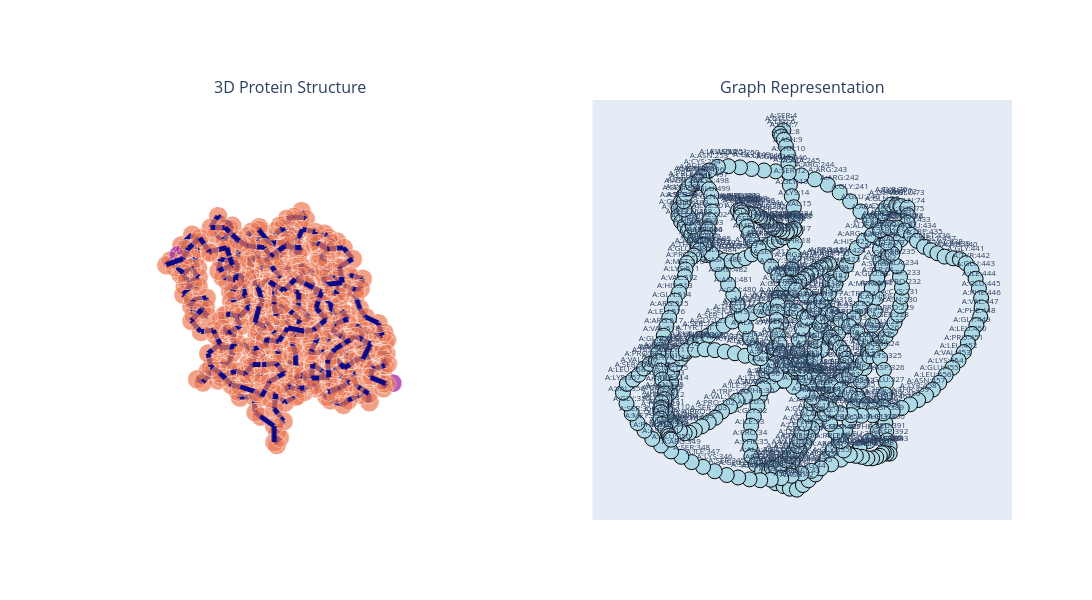

The cell this chart's notebook holds for it:
### Code cell
test_pdb_path = pdb_files_test[1]
true_label = pdb_id_to_integer_label[os.path.basename(test_pdb_path)[:-4]]
true_motion_type = [k for k, v in motion_type_to_integer.items() if v == true_label][0]
print(f"True motion type for {os.path.basename(test_pdb_path)}: {true_motion_type}")
display_pdb_graph_with_prediction(test_pdb_path, model, pdb_id_to_integer_label, device)

### Figure 1 — Plotly figure (JSON) as saved in the notebook; plotly's stock layout.template omitted (floating-point values rounded to 4 significant figures; data arrays with more than 128 entries replaced by an {"elided": "..."} marker saying what was removed)
{"data": [{"hoverinfo": "text+x+y+z", "marker": {"color": {"elided": "532x4 float values"}, "opacity": 0.7, "size": {"elided": "532 int values"}, "symbol": "circle"}, "mode": "markers", "scene": "scene", "text": {"elided": "532 str values"}, "type": "scatter3d", "x": {"elided": "532 float values"}, "y": {"elided": "532 float values"}, "z": {"elided": "532 float values"}}, {"hoverinfo": "text", "line": {"color": {"elided": "1593x4 float values"}, "width": 10}, "mode": "lines", "scene": "scene", "text": {"elided": "1593 str values"}, "type": "scatter3d", "x": {"elided": "1593 float values"}, "y": {"elided": "1593 float values"}, "z": {"elided": "1593 float values"}}, {"hoverinfo": "all", "line": {"color": "gray", "width": 1}, "mode": "lines", "type": "scatter", "x": {"elided": "1593 float values"}, "xaxis": "x", "y": {"elided": "1593 float values"}, "yaxis": "y"}, {"hoverinfo": "text", "hovertext": {"elided": "532 str values"}, "marker": {"color": "lightblue", "line": {"color": "black", "width": 1}, "size": 15}, "mode": "markers+text", "text": {"elided": "532 str values"}, "textfont": {"size": 8}, "textposition": "top center", "type": "scatter", "x": {"elided": "532 float values"}, "xaxis": "x", "y": {"elided": "532 float values"}, "yaxis": "y"}], "layout": {"annotations": [{"font": {"size": 16}, "showarrow": false, "text": "3D Protein Structure", "x": 0.225, "xanchor": "center", "xref": "paper", "y": 1, "yanchor": "bottom", "yref": "paper"}, {"font": {"size": 16}, "showarrow": false, "text": "Graph Representation", "x": 0.775, "xanchor": "center", "xref": "paper", "y": 1, "yanchor": "bottom", "yref": "paper"}], "height": 600, "scene": {"domain": {"x": [0, 0.45], "y": [0, 1]}, "xaxis": {"showbackground": false, "showgrid": false, "showticklabels": false, "title": {"text": ""}}, "yaxis": {"showbackground": false, "showgrid": false, "showticklabels": false, "title": {"text": ""}}, "zaxis": {"showbackground": false, "showgrid": false, "showticklabels": false, "title": {"text": ""}}}, "showlegend": false, "width": 1200, "xaxis": {"anchor": "y", "domain": [0.55, 1], "showgrid": false, "showticklabels": false, "zeroline": false}, "yaxis": {"anchor": "x", "domain": [0, 1], "showgrid": false, "showticklabels": false, "zeroline": false}}}
